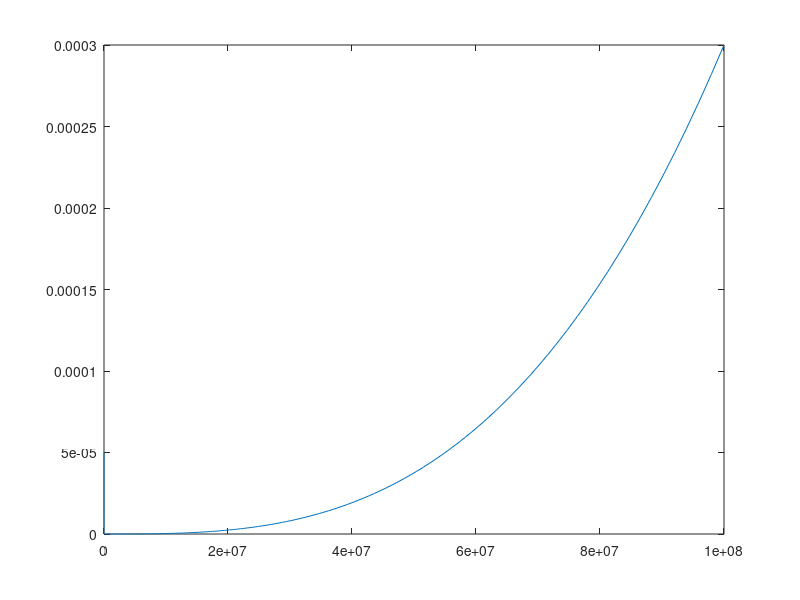

The MATLAB script that drew this image:
% Feature-way generation of AC-DC errors
% Works from 10 Hz to 100 MHz
%
% Inputs:
%   f - list of measurement frequencies
% Outputs:
%   acdc_error_rel - gain errors of the AC-DC measurement

% list of measurement frequencies:
f = logspace(0, 9, 1000);

% check inputs
% values below and above limits are set to NaN:
f(f < 10) = NaN;
f(f > 100e6) = NaN;

% high side with error about ~300 ppm at 100 MHz
highside = 300.*f.^3./max(f.^3);
% low side with error of ~50 ppm at 10 Hz:
lowside = 5e4./f.^3;
% ac-dc error:
acdc_error_rel = (highside + lowside)./1e6;
plot(f, acdc_error_rel)
